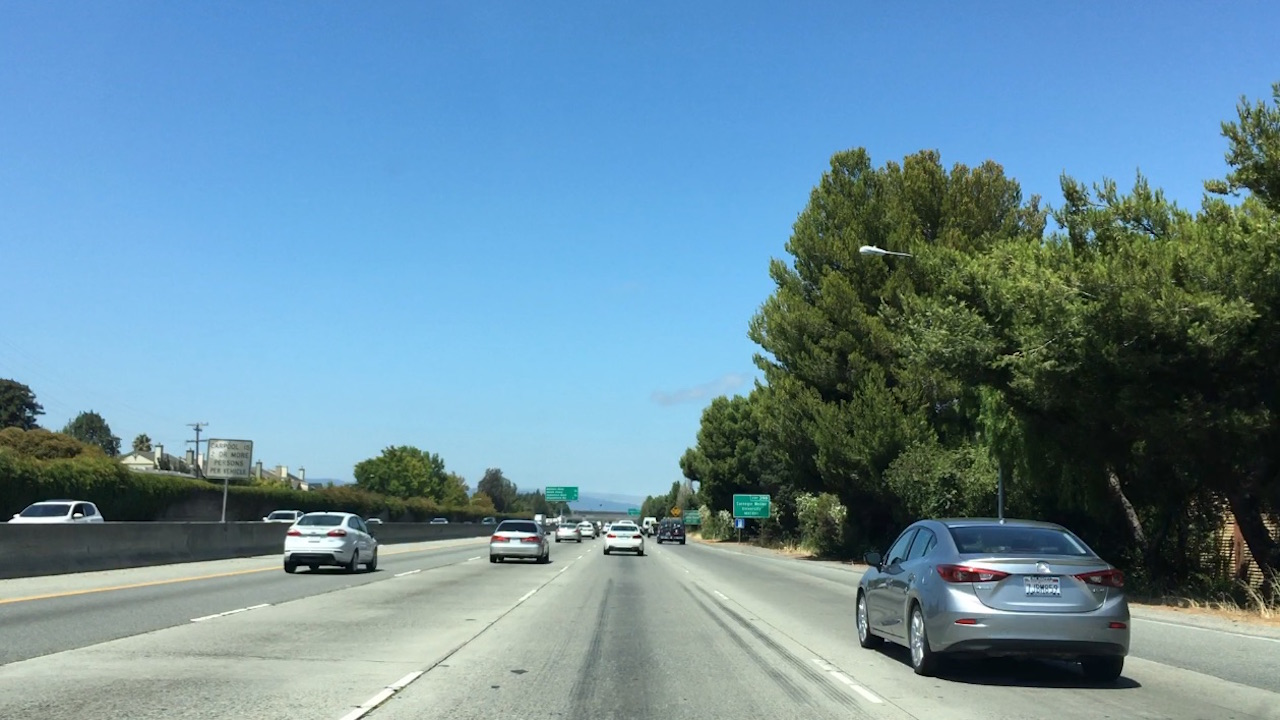
#> input picture computer_vision_deep_learning/machine_learning_object_tracking/bbox-example-image.jpg, 1280 x 720 px
$ python -i image_preprocessor.py   (imports and definitions only)
#> lines starting #> are read from the running program, lines starting #| are printed output that depends on the picture
#> further down, picture is the input picture: shape (720, 1280, 3); mean B, G, R 158.7, 140.8, 105
import cv2
import numpy as np

# http://www.cs.toronto.edu/~adeandrade/assets/bpfcnnatorii.pdf
# http://lamda.nju.edu.cn/weixs/project/CNNTricks/CNNTricks.html
# https://github.com/jpthalman/CarND/blob/master/Projects/P2-TrafficSigns/Traffic_Signs_Recognition.ipynb


def random_transform(img):
    # There are total of 6 transformation
    # I will create an boolean array of 6 elements [ 0 or 1]
    a = np.random.randint(0, 2, [1, 5]).astype('bool')[0]
    # [4 lines of commented-out code are left out]
    if a[2] == 1:
        img = shear(img)
    if a[3] == 1:
        img = blur(img)
    if a[4] == 1:
        img = gamma(img)
    return img


def translate(img):
    x = img.shape[0]
    y = img.shape[1]

    x_shift = np.random.uniform(-0.3 * x, 0.3 * x)
    y_shift = np.random.uniform(-0.3 * y, 0.3 * y)

    shift_matrix = np.float32([[1, 0, x_shift], [0, 1, y_shift]])
    shift_img = cv2.warpAffine(img, shift_matrix, (x, y))

    return shift_img


def rotate(img):
    row, col, channel = img.shape

    angle = np.random.uniform(-60, 60)
    rotation_point = (row / 2, col / 2)
    rotation_matrix = cv2.getRotationMatrix2D(rotation_point, angle, 1)

    rotated_img = cv2.warpAffine(img, rotation_matrix, (col, row))
    return rotated_img


def shear(img):
    x, y, channel = img.shape
#> x = 720; y = 1280; channel = 3

    shear = np.random.randint(5,15)
    pts1 = np.array([[5, 5], [20, 5], [5, 20]]).astype('float32')
    pt1 = 5 + shear * np.random.uniform() - shear / 2
    pt2 = 20 + shear * np.random.uniform() - shear / 2
    pts2 = np.float32([[pt1, 5], [pt2, pt1], [5, pt2]])

    M = cv2.getAffineTransform(pts1, pts2)
    result = cv2.warpAffine(img, M, (y, x))
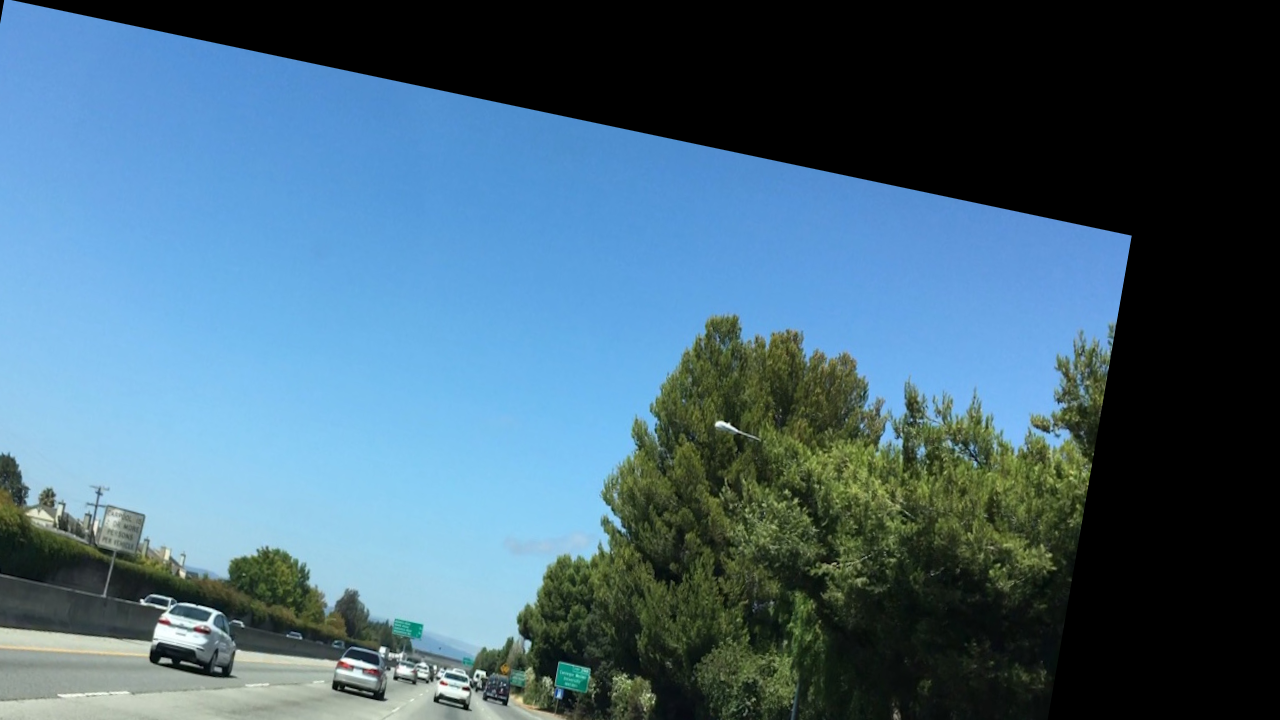
#> result: shape (720, 1280, 3); mean B, G, R 119.9, 101.2, 69.5
    return result


def blur(img):
    r_int = np.random.randint(0, 2)
    odd_size = 2 * r_int + 1
    return cv2.GaussianBlur(img, (odd_size, odd_size), 0)


def gamma(img):
    gamma = np.random.uniform(0.3, 1.5)
    invGamma = 1.0 / gamma
    table = np.array([((i / 255.0) ** invGamma) * 255 for i in np.arange(0, 256)]).astype("uint8")
    new_img = cv2.LUT(img, table)
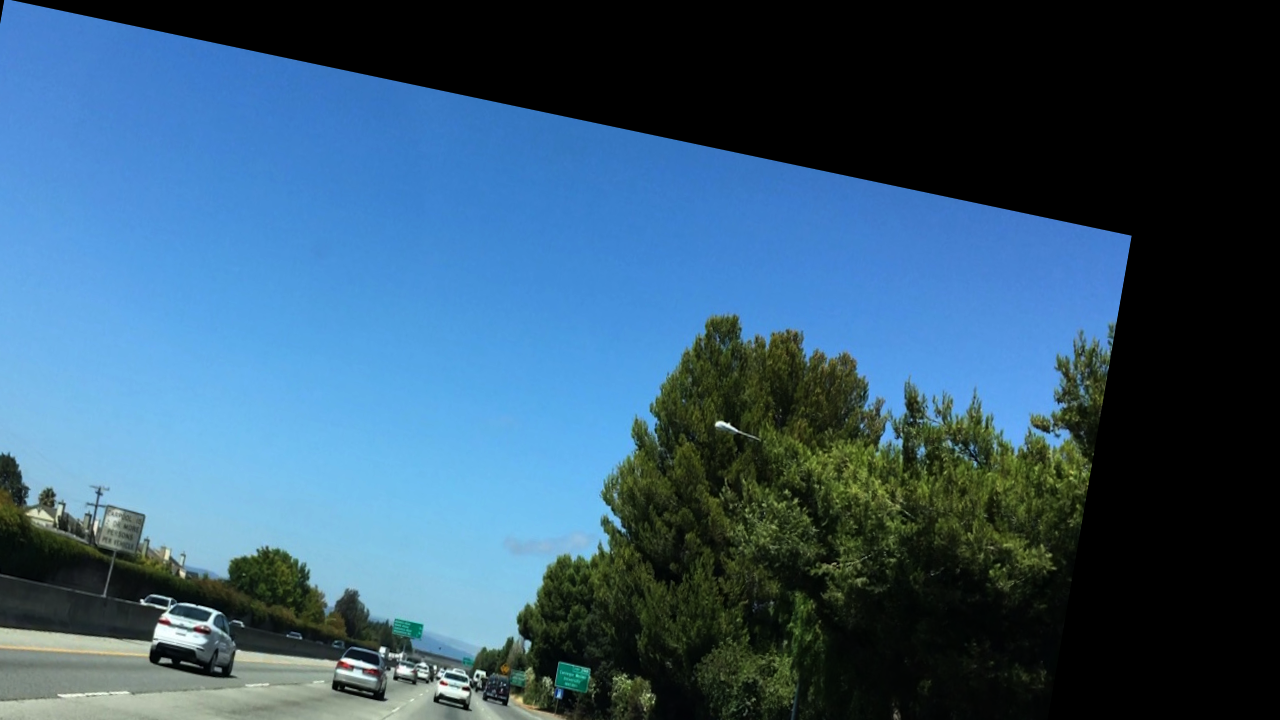
#> new_img: shape (720, 1280, 3); mean B, G, R 111.6, 87, 53.1
    return new_img


def mean_image(images):
    # Find the mean image
    chann_index_swap = np.swapaxes(images, 0, 3)
    mean_img= [[[sum(pixel)/len(pixel) for pixel in col] for col in row] for row in chann_index_swap]
    mean_img = np.swapaxes(mean_img, 0, 2)
    mean_img = np.swapaxes(mean_img, 0, 1)
    return mean_img


def pre_process(img, mean_img):
    # Normalize data
    normalized_img = img/255.
    normalized_img -= mean_img
# [1 line not run here, left out]

>>> import cv2
>>> picture = cv2.imread('machine_learning_object_tracking/bbox-example-image.jpg')
>>> result = random_transform(picture)

$ run again, on computer_vision_deep_learning/machine_learning_object_tracking/test.jpg
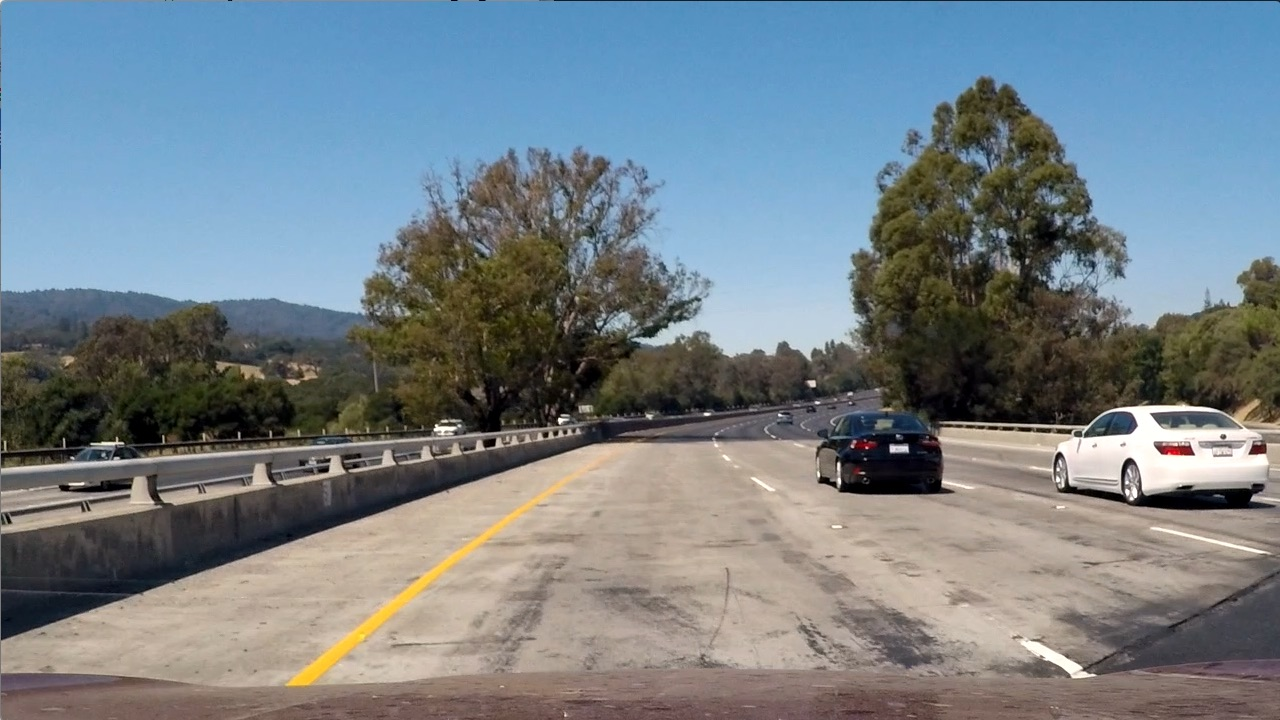
#> input picture computer_vision_deep_learning/machine_learning_object_tracking/test.jpg, 1280 x 720 px
#> picture is the input picture: shape (720, 1280, 3); mean B, G, R 135.5, 128.7, 117.5
#> in shear, `result = cv2.warpAffine(img, M, (y, x))`:
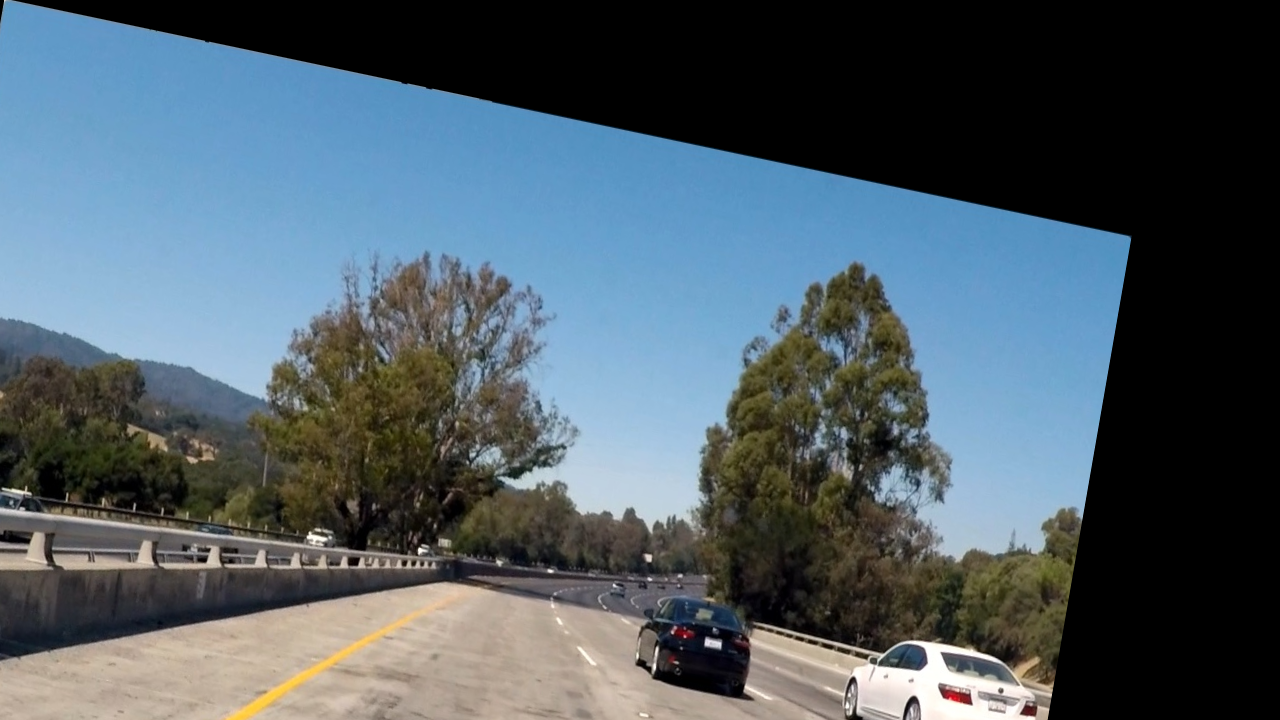
#> result: shape (720, 1280, 3); mean B, G, R 100.9, 92.2, 78.3
#> in gamma, `new_img = cv2.LUT(img, table)`:
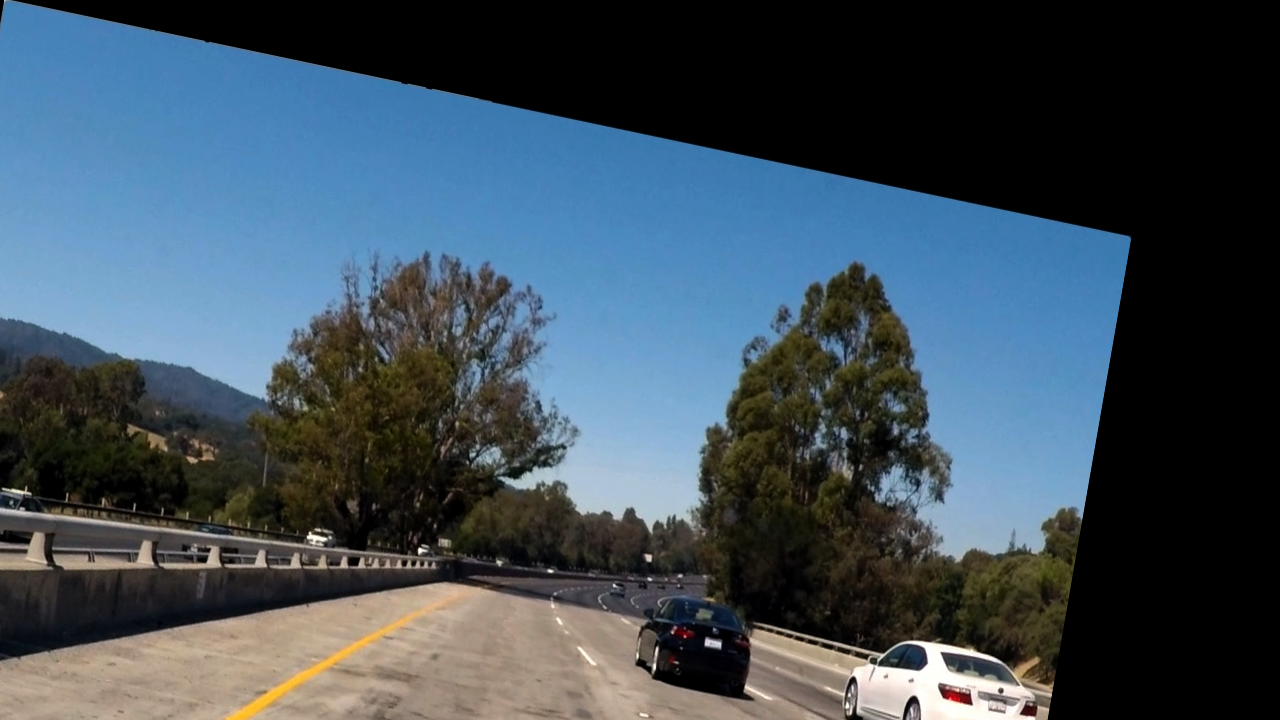
#> new_img: shape (720, 1280, 3); mean B, G, R 88.7, 77.3, 62.3

$ run again, on computer_vision_deep_learning/machine_learning_object_tracking/test2.jpg
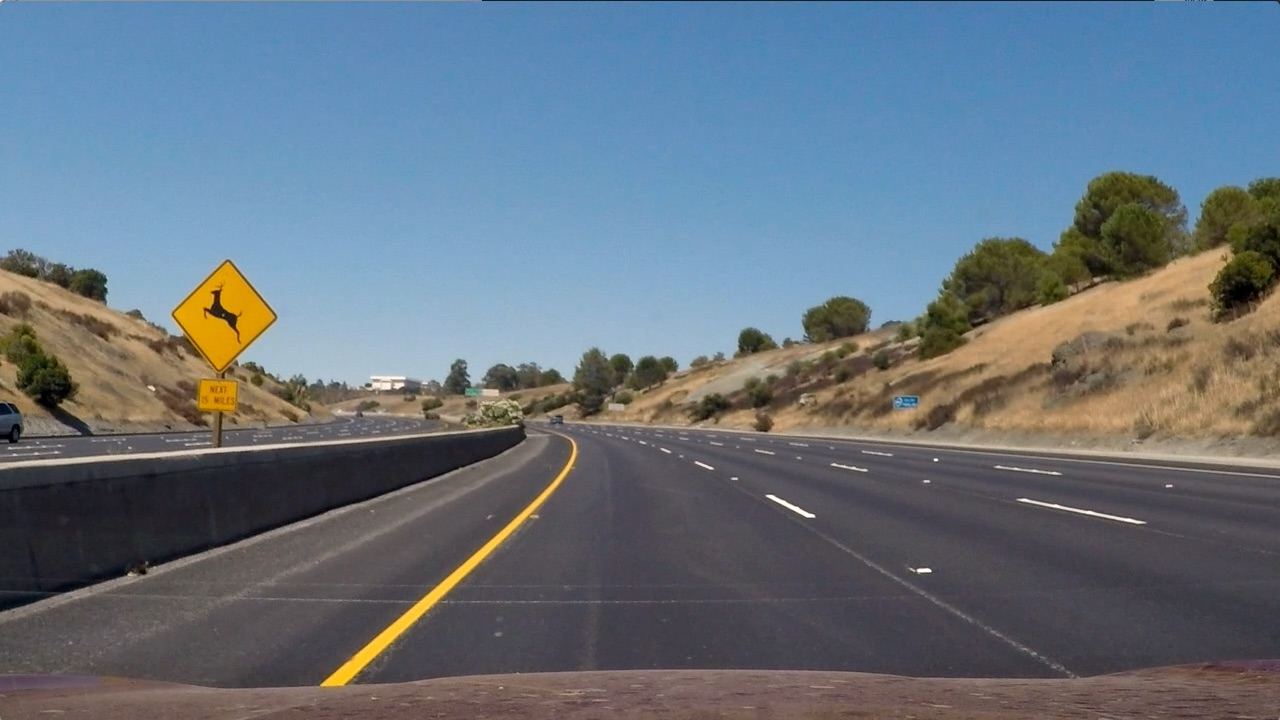
#> input picture computer_vision_deep_learning/machine_learning_object_tracking/test2.jpg, 1280 x 720 px
#> picture is the input picture: shape (720, 1280, 3); mean B, G, R 125.5, 114.6, 102.8
#> in shear, `result = cv2.warpAffine(img, M, (y, x))`:
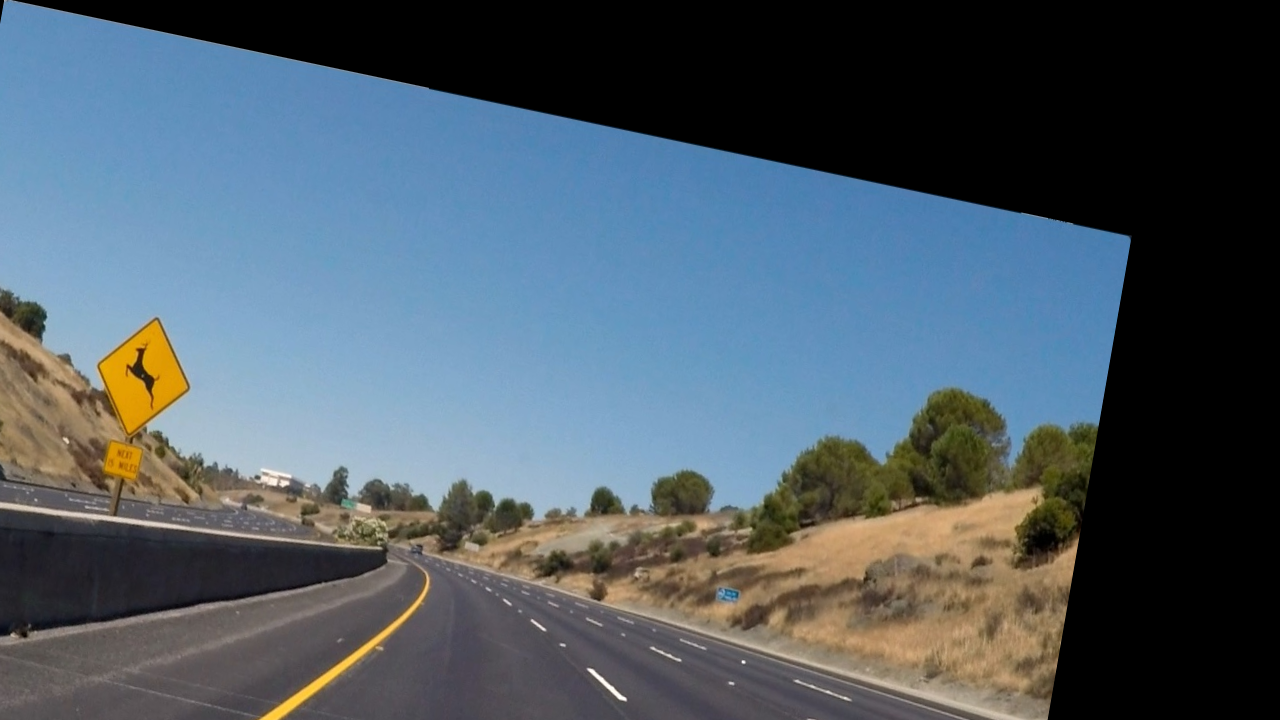
#> result: shape (720, 1280, 3); mean B, G, R 101.5, 91.3, 77.9
#> in gamma, `new_img = cv2.LUT(img, table)`:
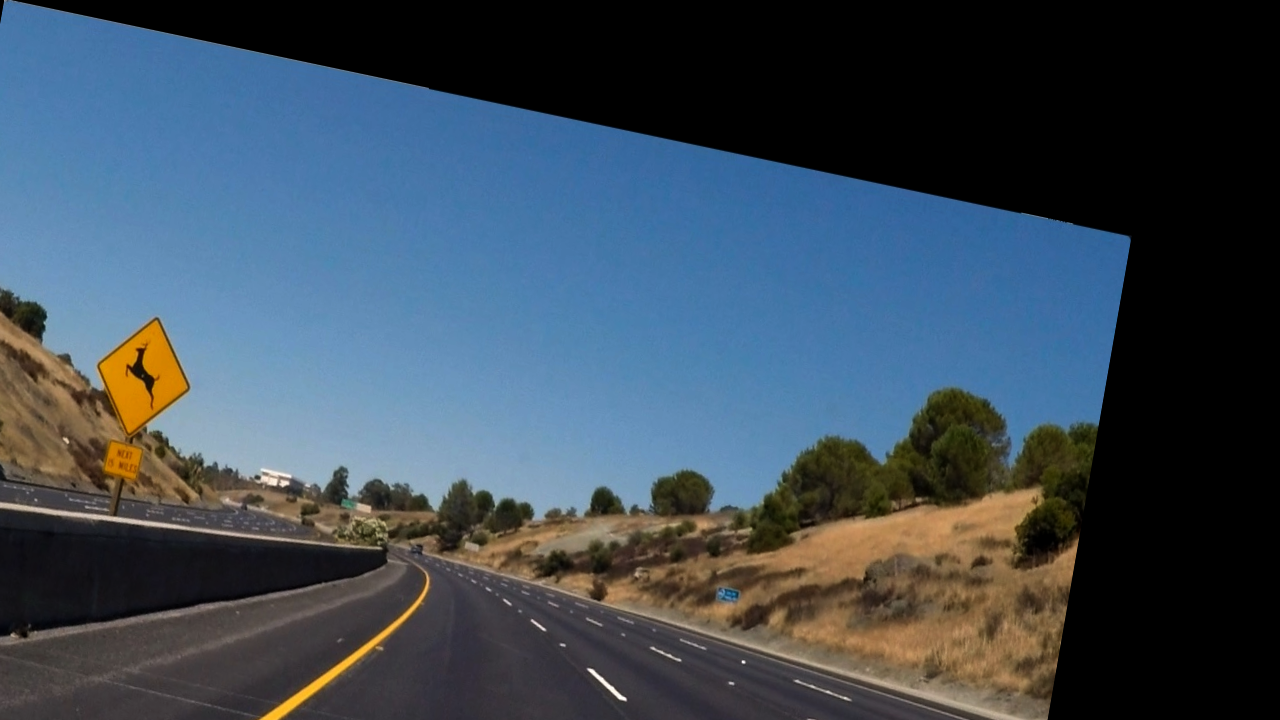
#> new_img: shape (720, 1280, 3); mean B, G, R 87.6, 74.7, 60.5
